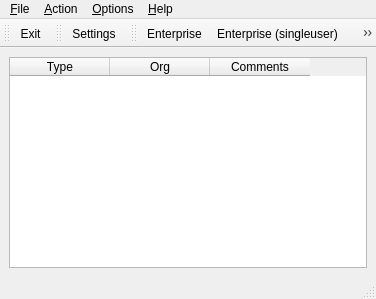
<ui version="4.0" >
 <class>MainWindowClass</class>
 <widget class="QMainWindow" name="MainWindowClass" >
  <property name="geometry" >
   <rect>
    <x>0</x>
    <y>0</y>
    <width>376</width>
    <height>299</height>
   </rect>
  </property>
  <property name="windowTitle" >
   <string>run1s</string>
  </property>
  <property name="windowIcon" >
   <iconset>
    <normaloff>icons/1c_16x16.png</normaloff>icons/1c_16x16.png</iconset>
  </property>
  <widget class="QWidget" name="centralWidget" >
   <layout class="QGridLayout" name="gridLayout" >
    <item row="0" column="0" >
     <widget class="QTableWidget" name="tableWidget" >
      <column>
       <property name="text" >
        <string>Type</string>
       </property>
      </column>
      <column>
       <property name="text" >
        <string>Org</string>
       </property>
      </column>
      <column>
       <property name="text" >
        <string>Comments</string>
       </property>
      </column>
     </widget>
    </item>
   </layout>
  </widget>
  <widget class="QMenuBar" name="menuBar" >
   <property name="geometry" >
    <rect>
     <x>0</x>
     <y>0</y>
     <width>376</width>
     <height>24</height>
    </rect>
   </property>
   <widget class="QMenu" name="menuFile" >
    <property name="title" >
     <string>&amp;File</string>
    </property>
    <addaction name="actionExit" />
   </widget>
   <widget class="QMenu" name="menuOptions" >
    <property name="title" >
     <string>&amp;Options</string>
    </property>
    <addaction name="actionSettings" />
   </widget>
   <widget class="QMenu" name="menuHelp" >
    <property name="title" >
     <string>&amp;Help</string>
    </property>
    <addaction name="actionHelp" />
    <addaction name="actionAbout" />
    <addaction name="actionAboutQt" />
   </widget>
   <widget class="QMenu" name="menuAction" >
    <property name="title" >
     <string>&amp;Action</string>
    </property>
    <addaction name="actionEnterprise" />
    <addaction name="actionEnterprise_singleuser" />
    <addaction name="actionConfigurer" />
    <addaction name="actionMonitor" />
   </widget>
   <addaction name="menuFile" />
   <addaction name="menuAction" />
   <addaction name="menuOptions" />
   <addaction name="menuHelp" />
  </widget>
  <widget class="QStatusBar" name="statusBar" />
  <widget class="QToolBar" name="FileToolBar" >
   <property name="windowTitle" >
    <string>toolBar</string>
   </property>
   <attribute name="toolBarArea" >
    <enum>TopToolBarArea</enum>
   </attribute>
   <attribute name="toolBarBreak" >
    <bool>false</bool>
   </attribute>
   <addaction name="actionExit" />
  </widget>
  <widget class="QToolBar" name="OptionsToolBar" >
   <property name="windowTitle" >
    <string>toolBar</string>
   </property>
   <attribute name="toolBarArea" >
    <enum>TopToolBarArea</enum>
   </attribute>
   <attribute name="toolBarBreak" >
    <bool>false</bool>
   </attribute>
   <addaction name="actionSettings" />
  </widget>
  <widget class="QToolBar" name="ActionsToolBar" >
   <property name="windowTitle" >
    <string>toolBar</string>
   </property>
   <attribute name="toolBarArea" >
    <enum>TopToolBarArea</enum>
   </attribute>
   <attribute name="toolBarBreak" >
    <bool>false</bool>
   </attribute>
   <addaction name="actionEnterprise" />
   <addaction name="actionEnterprise_singleuser" />
   <addaction name="actionConfigurer" />
   <addaction name="actionMonitor" />
  </widget>
  <action name="actionExit" >
   <property name="icon" >
    <iconset>
     <normaloff>icons/exit_32x32.png</normaloff>icons/exit_32x32.png</iconset>
   </property>
   <property name="text" >
    <string>&amp;Exit</string>
   </property>
   <property name="shortcut" >
    <string>Ctrl+Q</string>
   </property>
  </action>
  <action name="actionHelp" >
   <property name="icon" >
    <iconset>
     <normaloff>icons/help_32x32.png</normaloff>icons/help_32x32.png</iconset>
   </property>
   <property name="text" >
    <string>Help</string>
   </property>
   <property name="shortcut" >
    <string>F1</string>
   </property>
  </action>
  <action name="actionAbout" >
   <property name="icon" >
    <iconset>
     <normaloff>icons/1c_32x32.png</normaloff>icons/1c_32x32.png</iconset>
   </property>
   <property name="text" >
    <string>About</string>
   </property>
  </action>
  <action name="actionAboutQt" >
   <property name="icon" >
    <iconset>
     <normaloff>icons/qt_32x32.png</normaloff>icons/qt_32x32.png</iconset>
   </property>
   <property name="text" >
    <string>About Qt</string>
   </property>
  </action>
  <action name="actionSettings" >
   <property name="icon" >
    <iconset>
     <normaloff>icons/settings_32x32.png</normaloff>icons/settings_32x32.png</iconset>
   </property>
   <property name="text" >
    <string>Settings</string>
   </property>
  </action>
  <action name="actionEnterprise" >
   <property name="icon" >
    <iconset>
     <normaloff>icons/1cv7_ent_32x32.png</normaloff>icons/1cv7_ent_32x32.png</iconset>
   </property>
   <property name="text" >
    <string>Enterprise</string>
   </property>
  </action>
  <action name="actionEnterprise_singleuser" >
   <property name="icon" >
    <iconset>
     <normaloff>icons/1cv7_rep_32x32.png</normaloff>icons/1cv7_rep_32x32.png</iconset>
   </property>
   <property name="text" >
    <string>Enterprise (singleuser)</string>
   </property>
  </action>
  <action name="actionConfigurer" >
   <property name="icon" >
    <iconset>
     <normaloff>icons/1cv7_cfg_32x32.png</normaloff>icons/1cv7_cfg_32x32.png</iconset>
   </property>
   <property name="text" >
    <string>Configurer</string>
   </property>
  </action>
  <action name="actionMonitor" >
   <property name="icon" >
    <iconset>
     <normaloff>icons/1cv7_mon_32x32.png</normaloff>icons/1cv7_mon_32x32.png</iconset>
   </property>
   <property name="text" >
    <string>Monitor</string>
   </property>
   <property name="shortcut" >
    <string>Ctrl+M</string>
   </property>
  </action>
 </widget>
 <resources/>
 <connections/>
</ui>
